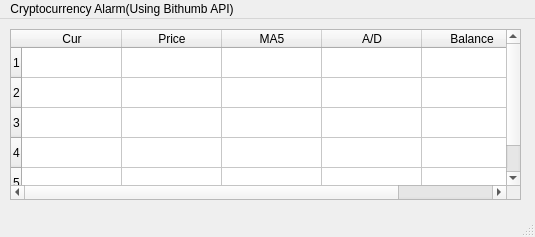
<?xml version="1.0" encoding="UTF-8"?>
<ui version="4.0">
 <class>MainWindow</class>
 <widget class="QMainWindow" name="MainWindow">
  <property name="geometry">
   <rect>
    <x>0</x>
    <y>0</y>
    <width>535</width>
    <height>237</height>
   </rect>
  </property>
  <property name="windowTitle">
   <string>MainWindow</string>
  </property>
  <widget class="QWidget" name="centralwidget">
   <widget class="QTableWidget" name="tableWidget">
    <property name="geometry">
     <rect>
      <x>10</x>
      <y>10</y>
      <width>511</width>
      <height>171</height>
     </rect>
    </property>
    <property name="rowCount">
     <number>5</number>
    </property>
    <row/>
    <row/>
    <row/>
    <row/>
    <row/>
    <column>
     <property name="text">
      <string>Cur</string>
     </property>
    </column>
    <column>
     <property name="text">
      <string>Price</string>
     </property>
    </column>
    <column>
     <property name="text">
      <string>MA5</string>
     </property>
    </column>
    <column>
     <property name="text">
      <string>A/D</string>
     </property>
    </column>
    <column>
     <property name="text">
      <string>Balance</string>
     </property>
    </column>
   </widget>
  </widget>
  <widget class="QMenuBar" name="menubar">
   <property name="geometry">
    <rect>
     <x>0</x>
     <y>0</y>
     <width>535</width>
     <height>22</height>
    </rect>
   </property>
   <widget class="QMenu" name="menuCryptocurrency_Ascending_Descending_Channel_Alarm">
    <property name="title">
     <string>Cryptocurrency Alarm(Using Bithumb API)</string>
    </property>
   </widget>
   <addaction name="menuCryptocurrency_Ascending_Descending_Channel_Alarm"/>
  </widget>
  <widget class="QStatusBar" name="statusbar"/>
 </widget>
 <resources/>
 <connections/>
</ui>
